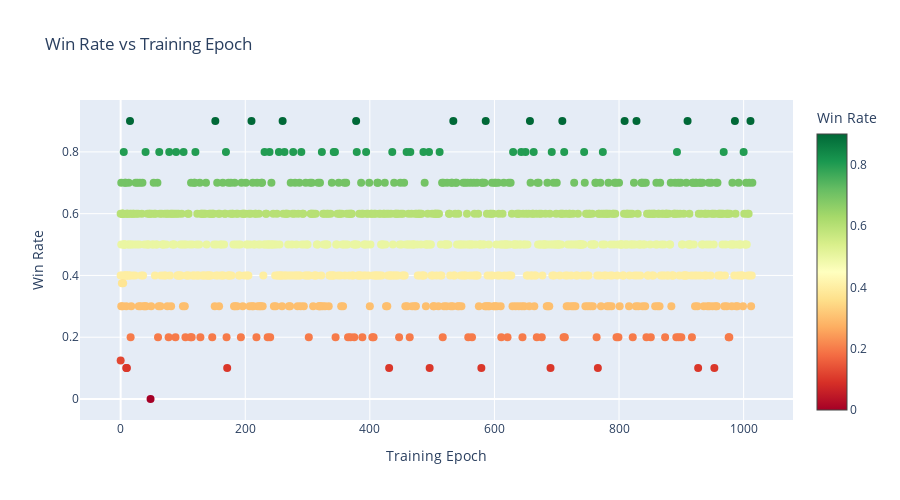

Here is the notebook cell this chart was saved with:
### Code cell
# Win rate vs epoch
standings_df["win_rate"] = standings_df["wins"] / standings_df["matches_played"]

fig = go.Figure()

fig.add_trace(
    go.Scatter(
        x=standings_df["epoch"],
        y=standings_df["win_rate"],
        mode="markers",
        marker=dict(
            size=8,
            color=standings_df["win_rate"],
            colorscale="RdYlGn",
            showscale=True,
            colorbar=dict(title="Win Rate"),
        ),
        text=standings_df["name"].str[-15:],
        hovertemplate="<b>%{text}</b><br>Epoch: %{x}<br>Win Rate: %{y:.3f}<extra></extra>",
    )
)

fig.update_layout(
    title="Win Rate vs Training Epoch",
    xaxis_title="Training Epoch",
    yaxis_title="Win Rate",
    height=500,
)
fig.show()

### Figure 1 — Plotly figure (JSON) as saved in the notebook; plotly's stock layout.template omitted (floating-point values rounded to 4 significant figures; data arrays with more than 128 entries replaced by an {"elided": "..."} marker saying what was removed)
{"data": [{"hovertemplate": "<b>%{text}</b><br>Epoch: %{x}<br>Win Rate: %{y:.3f}<extra></extra>", "marker": {"color": {"elided": "1043 float values"}, "colorbar": {"title": {"text": "Win Rate"}}, "colorscale": [[0, "rgb(165,0,38)"], [0.1, "rgb(215,48,39)"], [0.2, "rgb(244,109,67)"], [0.3, "rgb(253,174,97)"], [0.4, "rgb(254,224,139)"], [0.5, "rgb(255,255,191)"], [0.6, "rgb(217,239,139)"], [0.7, "rgb(166,217,106)"], [0.8, "rgb(102,189,99)"], [0.9, "rgb(26,152,80)"], [1, "rgb(0,104,55)"]], "showscale": true, "size": 8}, "mode": "markers", "text": {"elided": "1043 str values"}, "type": "scatter", "x": {"elided": "1043 int values"}, "y": {"elided": "1043 float values"}}], "layout": {"height": 500, "title": {"text": "Win Rate vs Training Epoch"}, "xaxis": {"title": {"text": "Training Epoch"}}, "yaxis": {"title": {"text": "Win Rate"}}}}
